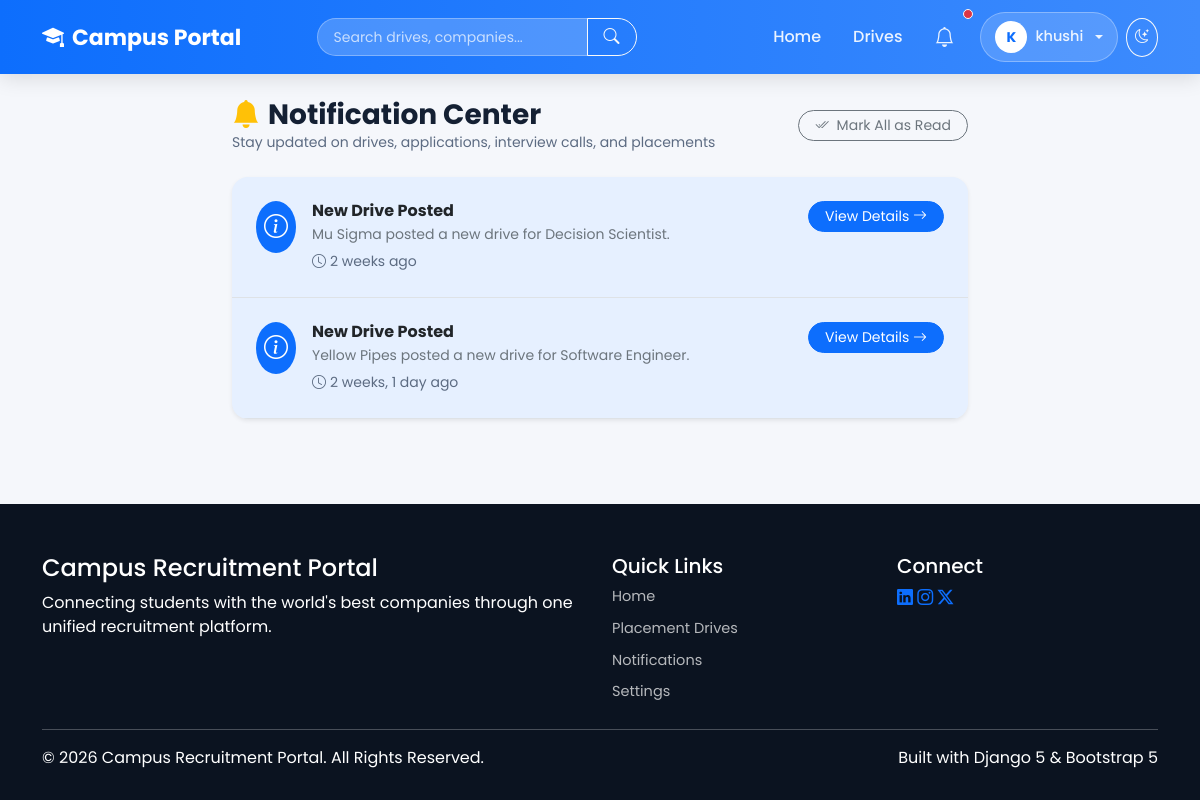
The app's page /notifications/ (signed in) with its own data.
### accounts/models.py (models this page shows, shortened)
class CustomUser(AbstractUser):
    ROLE_CHOICES = [
        ("student", "Student"),
        ("recruiter", "Recruiter"),
        ("placement_officer", "Placement Officer"),
    ]
    email = models.EmailField(unique=True)
    phone_number = models.CharField(
        max_length=15,
        blank=True
    )
    role = models.CharField(
        max_length=25,
        choices=ROLE_CHOICES,
        default="student",
    )
    objects = CustomUserManager()
    USERNAME_FIELD = "email"
    REQUIRED_FIELDS = ["username"]

### core/models.py (models this page shows, shortened)
class Notification(models.Model):
    user = models.ForeignKey(
        CustomUser,
        on_delete=models.CASCADE,
        related_name="notifications"
    )
    title = models.CharField(max_length=200)
    message = models.TextField()
    notification_type = models.CharField(
        max_length=50,
        default="info",
        choices=[
            ("info", "Info"),
            ("success", "Success"),
            ("warning", "Warning"),
            ("danger", "Danger"),
        ]
    )
    link = models.CharField(max_length=255, blank=True, null=True)
    is_read = models.BooleanField(default=False)
    created_at = models.DateTimeField(default=timezone.now)
    class Meta:
        ordering = ["-created_at"]

### core/views.py (the view)
# urls.py: path("notifications/", views.notifications_list, name="notifications_list"),
@login_required
def notifications_list(request):
    notifications = Notification.objects.filter(user=request.user)
    if request.GET.get("mark_all_read") == "1":
        notifications.filter(is_read=False).update(is_read=True)
        messages.success(request, "All notifications marked as read.")
        return redirect("notifications_list")
    context = {
        "notifications": notifications,
    }
    return render(request, "notifications/list.html", context)

### templates/notifications/list.html (shortened to what this page needs)
{% extends "base.html" %}
{% block content %}
<div class="container py-4">
    <div class="row justify-content-center">
        <div class="col-lg-8">
            <div class="d-flex align-items-center justify-content-between mb-4">
                <div>
                    <h3 class="fw-bold mb-0"><i class="bi bi-bell-fill text-warning me-2"></i>Notification Center</h3>
                    <p class="text-muted small mb-0">Stay updated on drives, applications, interview calls, and placements</p>
                </div>
                {% if notifications %}
                <a href="?mark_all_read=1" class="btn btn-sm btn-outline-secondary rounded-pill px-3">
                    <i class="bi bi-check2-all me-1"></i> Mark All as Read
                </a>
                {% endif %}
            </div>
            {% if notifications %}
            <div class="card border-0 shadow-sm rounded-4 bg-white overflow-hidden">
                <div class="list-group list-group-flush">
                    {% for notif in notifications %}
                    <div class="list-group-item p-4 border-bottom {% if not notif.is_read %}bg-primary bg-opacity-10{% endif %}">
                        <div class="d-flex align-items-start justify-content-between">
                            <div class="d-flex align-items-start me-3">
                                <div class="rounded-circle p-2 me-3 fs-4 {% if notif.notification_type == 'success' %}bg-success text-white{% elif notif.notification_type == 'danger' %}bg-danger text-white{% elif notif.notification_type == 'warning' %}bg-warning text-dark{% else %}bg-primary text-white{% endif %}">
                                    <i class="bi {% if notif.notification_type == 'success' %}bi-check-circle{% elif notif.notification_type == 'danger' %}bi-x-circle{% elif notif.notification_type == 'warning' %}bi-exclamation-triangle{% else %}bi-info-circle{% endif %}"></i>
                                </div>
                                <div>
                                    <h6 class="fw-bold mb-1 text-dark">{{ notif.title }}</h6>
                                    <p class="text-secondary mb-1 small">{{ notif.message }}</p>
                                    <small class="text-muted"><i class="bi bi-clock me-1"></i>{{ notif.created_at|timesince }} ago</small>
                                </div>
                            </div>
                            {% if notif.link %}
                            <a href="{% url 'mark_notification_read' notif.id %}" class="btn btn-sm btn-primary rounded-pill px-3 ms-2">
                                View Details <i class="bi bi-arrow-right"></i>
                            </a>
                            {% endif %}
                        </div>
                    </div>
                    {% endfor %}
                </div>
            </div>
            {% else %}
            <div class="card border-0 shadow-sm rounded-4 p-5 text-center bg-white">
                <i class="bi bi-bell-slash fs-1 text-muted"></i>
                <h5 class="fw-bold mt-3">No Notifications</h5>
                <p class="text-muted">You're all caught up! No recent notifications.</p>
            </div>
            {% endif %}
        </div>
    </div>
</div>
{% endblock %}

### templates/base.html (shortened to what this page needs)
<!DOCTYPE html>
<html lang="en">
<head>
<link href="https://cdn.jsdelivr.net/npm/bootstrap@5.3.3/dist/css/bootstrap.min.css" rel="stylesheet">
<link rel="stylesheet" href="https://cdn.jsdelivr.net/npm/bootstrap-icons@1.11.3/font/bootstrap-icons.min.css">
</head>
<body>
<nav class="navbar navbar-expand-lg sticky-top">
<div class="container">
    <a class="navbar-brand" href="/"><i class="bi bi-mortarboard-fill"></i> Campus Portal</a>
    <div class="collapse navbar-collapse" id="nav">
        <form action="{% url 'global_search' %}" method="GET" class="d-flex mx-auto my-2 my-lg-0" style="max-width: 320px; width: 100%;">
            <div class="input-group">
                <input type="text" name="q" class="form-control nav-search-input" placeholder="Search drives, companies..." value="{{ request.GET.q }}">
                <button class="btn btn-outline-light rounded-end-pill px-3" type="submit"><i class="bi bi-search"></i></button>
            </div>
        </form>
        <ul class="navbar-nav ms-auto align-items-lg-center">
            <li class="nav-item">
                <a class="nav-link {% if request.resolver_match.url_name == 'home' %}active{% endif %}" href="/">Home</a>
            </li>
            <li class="nav-item">
                <a class="nav-link" href="{% url 'placement_drives' %}">Drives</a>
            </li>
            {% if user.is_authenticated %}
                <li class="nav-item me-2">
                    <a class="nav-link position-relative" href="{% url 'notifications_list' %}" title="Notifications">
                        <i class="bi bi-bell fs-5"></i>
                        {% if user.notifications.filter.is_read.count > 0 or user.notifications.count > 0 %}
                            <span class="position-absolute top-0 start-100 translate-middle p-1 bg-danger border border-light rounded-circle"></span>
                        {% endif %}
                    </a>
                </li>
                <li class="nav-item dropdown">
                    <a class="nav-link user-menu-toggle dropdown-toggle" href="#" role="button" data-bs-toggle="dropdown">
                        <span class="user-avatar-circle">{{ user.first_name|default:user.username|first|upper }}</span>
                        <span>{{ user.first_name|default:user.username }}</span>
                    </a>
                </li>
            {% endif %}
            <li class="nav-item ms-lg-2 mt-2 mt-lg-0">
                <button onclick="toggleTheme()" class="btn btn-sm btn-outline-light rounded-circle p-2" id="themeToggleBtn" title="Toggle Theme" aria-label="Toggle theme">
                    <i class="bi bi-moon-stars"></i>
                </button>
            </li>
        </ul>
    </div>
</div>
</nav>
<main>
{% block content %}
{% endblock %}
</main>
<footer>
<div class="container">
    <div class="row">
        <div class="col-md-6 mb-4 mb-md-0">
            <h4>Campus Recruitment Portal</h4>
            <p>Connecting students with the world's best companies through one unified recruitment platform.</p>
        </div>
        <div class="col-md-3 mb-4 mb-md-0">
            <h5>Quick Links</h5>
            <a href="/" class="footer-link">Home</a>
            <a href="{% url 'placement_drives' %}" class="footer-link">Placement Drives</a>
            <a href="{% url 'notifications_list' %}" class="footer-link">Notifications</a>
            <a href="{% url 'user_settings' %}" class="footer-link">Settings</a>
        </div>
        <div class="col-md-3">
            <h5>Connect</h5>
            <div>
                <a href="#" class="social-icon"><i class="bi bi-linkedin"></i></a>
                <a href="#" class="social-icon"><i class="bi bi-instagram"></i></a>
                <a href="#" class="social-icon"><i class="bi bi-twitter-x"></i></a>
            </div>
        </div>
    </div>
    <hr>
    <div class="d-flex flex-column flex-md-row justify-content-between align-items-center">
        <p class="footer-bottom mb-0">© 2026 Campus Recruitment Portal. All Rights Reserved.</p>
        <p class="footer-bottom mb-0">Built with Django 5 & Bootstrap 5</p>
    </div>
</div>
</footer>
</body>
</html>

### templates/base.html (style rules this page uses)
:root { --brand-blue: #0d6efd; --brand-blue-light: #3d8bfd; --brand-dark: #0b1320; --text-muted: #5c6b82; --bg-soft: #f5f7fb; --surface: #ffffff; --surface-2: #f8f9fc; --border-color: #e5eaf2; --text-color: #142033; --radius-lg: 20px; --radius-md: 14px; }
body { font-family: 'Poppins', sans-serif; background: var(--bg-soft); color: var(--text-color); display: flex; flex-direction: column; min-height: 100vh; transition: background-color 0.3s ease, color 0.3s ease; }
main { flex: 1; }
a { color: var(--brand-blue); }
.card, .list-group-item, .table, .form-control, .form-select, .alert { border-color: var(--border-color); }
.card { background: var(--surface); color: var(--text-color); border: 1px solid var(--border-color); border-radius: var(--radius-lg); box-shadow: 0 10px 30px rgba(0, 0, 0, 0.06); }
.form-control, .form-select, .form-control:focus, .form-select:focus { background: var(--surface-2); color: var(--text-color); border-color: var(--border-color); }
.text-muted { color: var(--text-muted) !important; }
.navbar { background: linear-gradient(90deg, var(--brand-blue), var(--brand-blue-light)); box-shadow: 0 4px 20px rgba(0, 0, 0, .12); padding: 12px 0; }
.navbar-brand { font-size: 22px; font-weight: 700; color: #fff !important; display: flex; align-items: center; gap: 8px; }
.nav-link { color: rgba(255, 255, 255, .9) !important; font-weight: 500; margin-left: 4px; padding: 8px 14px !important; border-radius: 30px; transition: .25s; }
.nav-search-input { background: rgba(255, 255, 255, 0.2); border: 1px solid rgba(255, 255, 255, 0.3); color: #fff; border-radius: 30px; padding: 6px 16px; font-size: 14px; }
.nav-search-input::placeholder { color: rgba(255, 255, 255, 0.7); }
.user-menu-toggle { display: flex; align-items: center; gap: 8px; background: rgba(255, 255, 255, .15); border: 1px solid rgba(255, 255, 255, .3); color: #fff; border-radius: 30px; padding: 5px 14px 5px 5px; font-weight: 500; font-size: 14.5px; }
.user-avatar-circle { width: 32px; height: 32px; border-radius: 50%; background: #fff; color: var(--brand-blue); font-weight: 700; display: flex; align-items: center; justify-content: center; font-size: 14px; }
footer { background: var(--brand-dark); color: #fff; padding: 50px 0 30px; margin-top: 60px; }
footer .footer-link { color: rgba(255, 255, 255, .7); text-decoration: none; display: block; margin-bottom: 10px; font-size: 14.5px; transition: .2s; }

### records on screen
CustomUser: first_name|first "K", first_name "khushi"
Notification: title "New Drive Posted", message "Mu Sigma posted a new drive for Decision Scientist.", created_at "2 weeks", shows "View Details"
Notification: title "New Drive Posted", message "Yellow Pipes posted a new drive for Software Engineer.", created_at "2 weeks, 1 day", shows "View Details"
